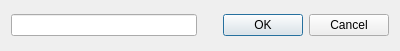
<?xml version="1.0" encoding="UTF-8"?>
<ui version="4.0">
 <class>SetPathFile</class>
 <widget class="QDialog" name="SetPathFile">
  <property name="geometry">
   <rect>
    <x>0</x>
    <y>0</y>
    <width>400</width>
    <height>51</height>
   </rect>
  </property>
  <property name="windowTitle">
   <string>Seleciona Arquivo</string>
  </property>
  <property name="windowIcon">
   <iconset resource="file.qrc">
    <normaloff>:/new/prefix1/Click-Here-Amazon.png</normaloff>:/new/prefix1/Click-Here-Amazon.png</iconset>
  </property>
  <layout class="QGridLayout" name="gridLayout">
   <item row="0" column="0">
    <layout class="QHBoxLayout" name="horizontalLayout">
     <item>
      <widget class="QLineEdit" name="lineEdit"/>
     </item>
     <item>
      <widget class="QDialogButtonBox" name="buttonBox">
       <property name="orientation">
        <enum>Qt::Horizontal</enum>
       </property>
       <property name="standardButtons">
        <set>QDialogButtonBox::Cancel|QDialogButtonBox::Ok</set>
       </property>
      </widget>
     </item>
    </layout>
   </item>
  </layout>
 </widget>
 <resources>
  <include location="file.qrc"/>
 </resources>
 <connections>
  <connection>
   <sender>buttonBox</sender>
   <signal>accepted()</signal>
   <receiver>SetPathFile</receiver>
   <slot>accept()</slot>
   <hints>
    <hint type="sourcelabel">
     <x>248</x>
     <y>254</y>
    </hint>
    <hint type="destinationlabel">
     <x>157</x>
     <y>274</y>
    </hint>
   </hints>
  </connection>
  <connection>
   <sender>buttonBox</sender>
   <signal>rejected()</signal>
   <receiver>SetPathFile</receiver>
   <slot>reject()</slot>
   <hints>
    <hint type="sourcelabel">
     <x>316</x>
     <y>260</y>
    </hint>
    <hint type="destinationlabel">
     <x>286</x>
     <y>274</y>
    </hint>
   </hints>
  </connection>
 </connections>
</ui>
